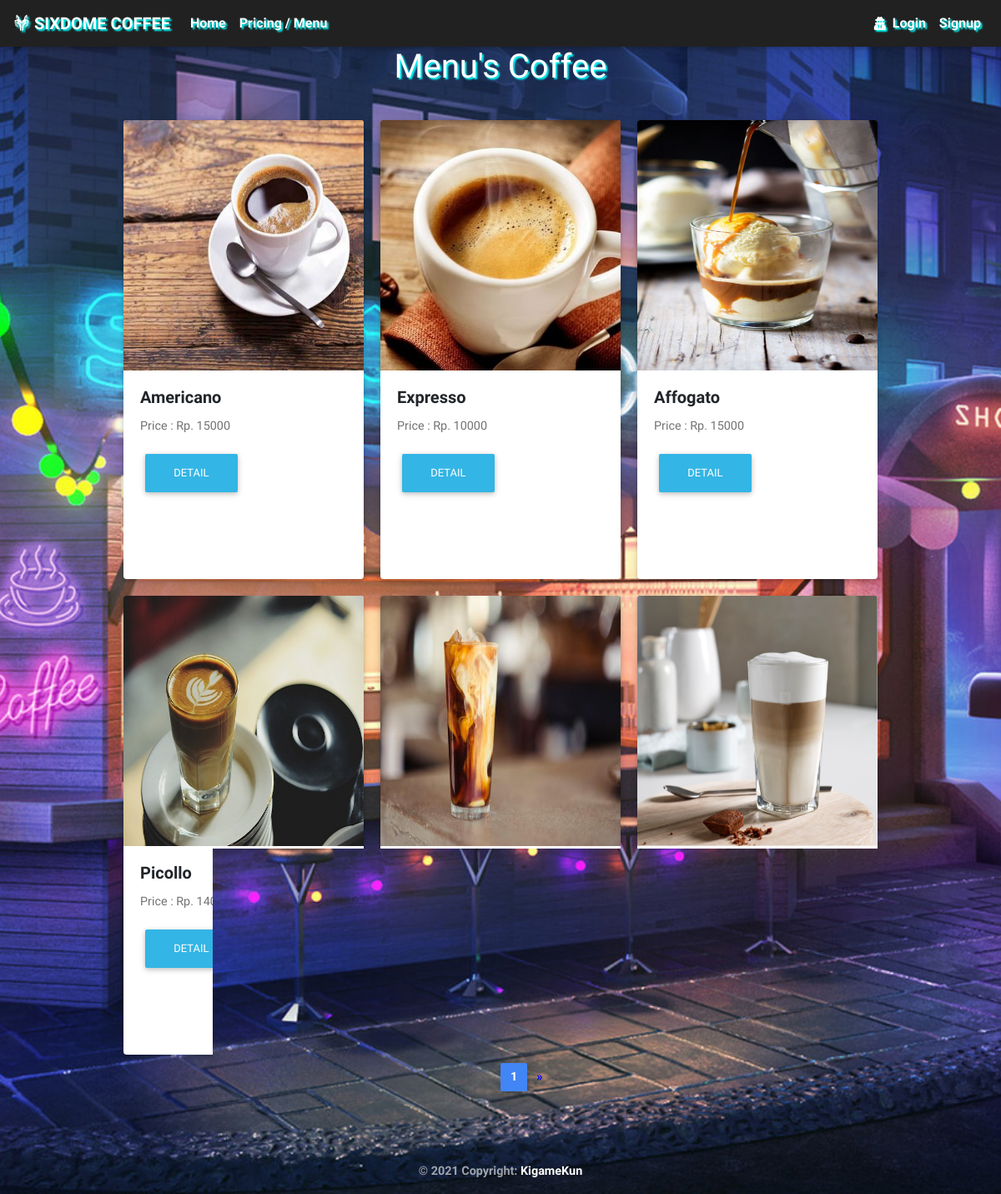
The page /pricing/ on the database its author committed.
### core/models.py (models this page shows, shortened)
class Item(models.Model):
    name = models.CharField(max_length=100)
    price = models.FloatField()
    slug = models.SlugField()
    description = models.TextField()
    image = models.ImageField(upload_to="media/",blank=True)

### core/views.py (the view)
# urls.py: path('pricing/', HomeView.as_view(), name='pricing'),
class HomeView(ListView):
    model = Item
    paginate_by = 6
    template_name = "home.html"

### templates/home.html (shortened to what this page needs)
{% extends "base.html" %}
{% load static %}
{% block content %}
<main>
  <center>
  <h1 style="color: white; text-shadow: 2px 2px 2px cyan;">Menu's Coffee</h1>
</center>
    <div style="margin-top: 30px;" class="container">
    {% for item in object_list %}
    <div class="card"  style="height:550px;margin:10px;width: 18rem;">
      <img style="height: 300px;" src="{{item.image.url}}" class="card-img-top">
      <div class="card-body">
        <h5 class="card-title"><b>{{item.name}}</b></h5>
        <p class="card-text">Price : Rp. {{item.price|floatformat:-2}}</p>
        {% if user.is_staff or user.is_superuser %}
        <a href="{% url 'core:update' item.id %}" class="btn btn-success">Edit</a>
        <a href="{% url 'core:delete' item.id %}" class="btn btn-danger"> Del </a>
        <a href="{% url 'core:add_to_cart' item.id %}" class="btn btn-success">Add !</a>
        <a href="{% url 'core:detail' item.id %}" class="btn btn-info"><i class="fas fa-search-plus"></i></a>
      {% elif user.is_authenticated %}
        <a href="{% url 'core:add_to_cart' item.id %}" class="btn btn-success">Beli !</a>
        <a href="{% url 'core:detail' item.id %}" class="btn btn-info"><i class="fas fa-search-plus"></i></a>
        {% else %}
<a href="{% url 'core:detail' item.id %}" class="btn btn-info">Detail</a>
        {% endif %}
      </div>
    </div>
    {% endfor %}
    </div>
      <div style="margin-left: 50%;" class="justify-content-center wow fadeIn">
    {% if is_paginated %}
      <ul class="pagination pg-blue">
        <li class="page-item active">
          <a class="page-link" href="?page={{ page_obj.number }}">{{ page_obj.number }}
          </a>
        </li>
        {% if page_obj.has_next %}
        <li class="page-item">
          <a class="page-link" href="?page={{ page_obj.next_page_number }}" aria-label="Next">
            <span style="color: blue;" aria-hidden="true">&raquo;</span>
          </a>
        </li>
        {% endif %}
      </ul>
      {% endif %}
    </div>
  <div style="height:100px;"></div>
  </main>
{% endblock content %}

### templates/base.html (shortened to what this page needs)
{% load static %}
<!DOCTYPE html>
<html lang="en">
<head>
  <link rel="stylesheet" href="https://use.fontawesome.com/releases/v5.8.1/css/all.css">
  <link href="{% static 'css/bootstrap.min.css' %}" rel="stylesheet">
  <link href="{% static 'css/mdb.min.css' %}" rel="stylesheet">
  <link href="{% static 'css/style.min.css' %}" rel="stylesheet">
<link rel="stylesheet" type="text/css" href="{% static 'land/fonts/line-icons.css' %}">
<link rel="stylesheet" type="text/css" href="{% static 'land/css/animate.css' %}">
<link rel="stylesheet" type="text/css" href="{% static 'land/css/slicknav.css' %}">
<link rel="stylesheet" type="text/css" href="{% static 'land/css/owl.carousel.min.css' %}">
<link rel="stylesheet" type="text/css" href="{% static 'land/css/owl.theme.css' %}">
<link rel="stylesheet" type="text/css" href="{% static 'land/css/responsive.css' %}">
</head>
{% include "navbar.html" %}
<body>
    {% block content %}
    {% endblock content %}
    {% include "footer.html" %}
</body>
</html>

### templates/navbar.html (shortened to what this page needs)
<nav class="navbar navbar-expand-md navbar-dark bg-dark">
  <a class="navbar-brand" href="{% url 'core:about' %}"><i class="fab fa-wolf-pack-battalion"> </i> SIXDOME COFFEE</a>
  <div class="collapse navbar-collapse" id="navbarNav">
      <ul class="navbar-nav mr-auto">
          <li class="nav-item">
              <a class="nav-link" href="/">Home<span class="sr-only">(current)</span></a>
          </li>
          <li class="nav-item">
              <a class="nav-link" href="{% url 'core:pricing' %}">Pricing / Menu</a>
          </li>
      </ul>
      {% if user.is_authenticated %}
      <ul class="navbar-nav">
      <i style=" margin:auto;color: white;" class="fas fa-user-alt"></i>
      <li class="nav-item">
          <a class="nav-link waves-effect" href="">
           {{user}}
          </a>
        </li>
        <li class="nav-item">
          <a class="nav-link waves-effect" href="{% url 'account_logout' %}">
            Logout </span>
          </a>
        </li>
        <li class="nav-item">
          <a class="nav-link waves-effect" href="{% url 'core:cart' %}"><i class="fab fa-opencart"></i>
          </a>
          </li>
          {% if user.is_superuser or user.is_staff %}
          <li class="nav-item">
            <a class="nav-link waves-effect" href="/admin">
        Ctrlrm
            </a>
          </li>
          {% endif %}
      </ul>
        {% else %}
        <ul class="navbar-nav">
        <i style="color:white;margin:auto;" class="fas fa-user-secret"></i>
          <li class="nav-item">
            <a class="nav-link waves-effect" href="{% url 'account_login' %}">
              Login
            </a>
          </li>
          <li class="nav-item">
            <a class="nav-link waves-effect" href="{% url 'account_signup' %}">
              Signup
            </a>
          </li>
          {% endif %}
        </ul>
  </div>
</nav>

### templates/footer.html
<footer style=" position: fixed;
left: 0;
bottom: 0;
width: 100%;
background: transparent;
color: white;
text-align: center;" class="page-footer text-center font-small mt-4 fadeIn">
    <div style="background:transparent;" class="footer-copyright py-3">
      © 2021 Copyright:
      <a href="" target="_blank"> KigameKun </a>
    </div>
  </footer>

### templates/scripts.html (shortened to what this page needs)
{% load static %}

### templates/navbar.html (style rules this page uses)
* { font-weight: bold; font-family: 'Balsamiq Sans', cursive; }
nav { text-shadow: 2px 2px 2px cyan; }

### templates/home.html (style rules this page uses)
.container { display: flex; flex-wrap: wrap; width: 100%; justify-content: center; }

### rows shown on the page
Item: image (picture), name "Americano", price "15000", shows "DETAIL"
Item: image (picture), name "Expresso", price "10000", shows "DETAIL"
Item: image (picture), name "Affogato", price "15000", shows "DETAIL"
Item: image (picture), name "Picollo", price "14000", shows "DETAIL"
Item: image (picture), name "Cold", price "8000"
Item: image (picture), name "macchiato", shows "DETAIL"

### other values the page prints
{{ page_obj.number }} "1"
